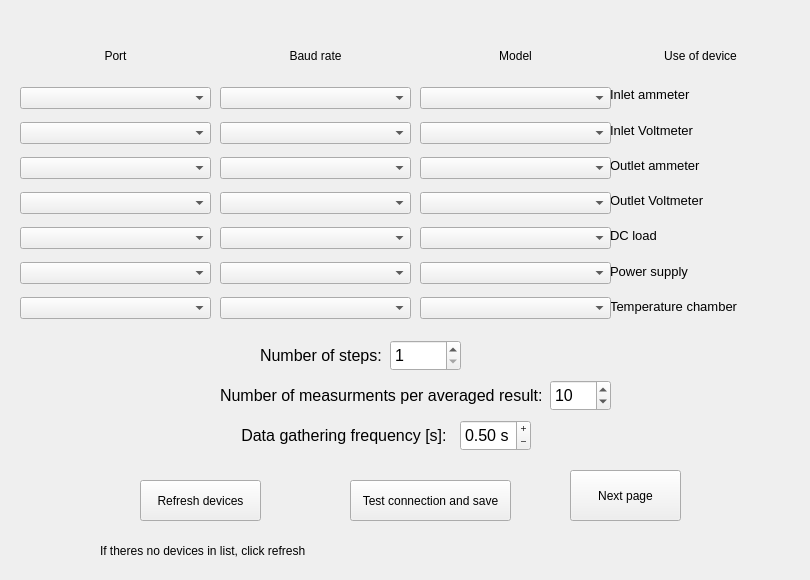
    <widget class="QWidget" name="device_select">
     <attribute name="title">
      <string>Device select</string>
     </attribute>
     <widget class="QWidget" name="dev_usage" native="true">
      <property name="geometry">
       <rect>
        <x>610</x>
        <y>80</y>
        <width>191</width>
        <height>241</height>
       </rect>
      </property>
      <layout class="QVBoxLayout" name="verticalLayout">
       <item>
        <widget class="QLabel" name="label">
         <property name="font">
          <font>
           <pointsize>10</pointsize>
          </font>
         </property>
         <property name="text">
          <string>Inlet ammeter</string>
         </property>
        </widget>
       </item>
       <item>
        <widget class="QLabel" name="label_2">
         <property name="font">
          <font>
           <pointsize>10</pointsize>
          </font>
         </property>
         <property name="text">
          <string>Inlet Voltmeter</string>
         </property>
        </widget>
       </item>
       <item>
        <widget class="QLabel" name="label_4">
         <property name="font">
          <font>
           <pointsize>10</pointsize>
          </font>
         </property>
         <property name="text">
          <string>Outlet ammeter</string>
         </property>
        </widget>
       </item>
       <item>
        <widget class="QLabel" name="label_3">
         <property name="font">
          <font>
           <pointsize>10</pointsize>
          </font>
         </property>
         <property name="text">
          <string>Outlet Voltmeter</string>
         </property>
        </widget>
       </item>
       <item>
        <widget class="QLabel" name="label_5">
         <property name="font">
          <font>
           <pointsize>10</pointsize>
          </font>
         </property>
         <property name="text">
          <string>DC load</string>
         </property>
        </widget>
       </item>
       <item>
        <widget class="QLabel" name="label_6">
         <property name="font">
          <font>
           <pointsize>10</pointsize>
          </font>
         </property>
         <property name="text">
          <string>Power supply</string>
         </property>
        </widget>
       </item>
       <item>
        <widget class="QLabel" name="label_7">
         <property name="font">
          <font>
           <pointsize>10</pointsize>
          </font>
         </property>
         <property name="text">
          <string>Temperature chamber</string>
         </property>
        </widget>
       </item>
      </layout>
     </widget>
     <widget class="QWidget" name="device_model" native="true">
      <property name="geometry">
       <rect>
        <x>420</x>
        <y>80</y>
        <width>191</width>
        <height>251</height>
       </rect>
      </property>
      <layout class="QVBoxLayout" name="verticalLayout_2">
       <item>
        <widget class="QComboBox" name="device_model1">
         <item>
          <property name="text">
           <string/>
          </property>
         </item>
        </widget>
       </item>
       <item>
        <widget class="QComboBox" name="device_model2">
         <item>
          <property name="text">
           <string/>
          </property>
         </item>
        </widget>
       </item>
       <item>
        <widget class="QComboBox" name="device_model3">
         <item>
          <property name="text">
           <string/>
          </property>
         </item>
        </widget>
       </item>
       <item>
        <widget class="QComboBox" name="device_model4">
         <item>
          <property name="text">
           <string/>
          </property>
         </item>
        </widget>
       </item>
       <item>
        <widget class="QComboBox" name="device_model5">
         <item>
          <property name="text">
           <string/>
          </property>
         </item>
        </widget>
       </item>
       <item>
        <widget class="QComboBox" name="device_model6">
         <item>
          <property name="text">
           <string/>
          </property>
         </item>
        </widget>
       </item>
       <item>
        <widget class="QComboBox" name="device_model7">
         <item>
          <property name="text">
           <string/>
          </property>
         </item>
        </widget>
       </item>
      </layout>
     </widget>
     <widget class="QPushButton" name="refresh_dev_btn">
      <property name="geometry">
       <rect>
        <x>140</x>
        <y>480</y>
        <width>121</width>
        <height>41</height>
       </rect>
      </property>
      <property name="text">
       <string>Refresh devices</string>
      </property>
     </widget>
     <widget class="QPushButton" name="config_dev">
      <property name="geometry">
       <rect>
        <x>570</x>
        <y>470</y>
        <width>111</width>
        <height>51</height>
       </rect>
      </property>
      <property name="text">
       <string>Next page</string>
      </property>
     </widget>
     <widget class="QLabel" name="dev_list_lbl">
      <property name="geometry">
       <rect>
        <x>430</x>
        <y>40</y>
        <width>171</width>
        <height>31</height>
       </rect>
      </property>
      <property name="text">
       <string>Model</string>
      </property>
      <property name="alignment">
       <set>Qt::AlignCenter</set>
      </property>
     </widget>
     <widget class="QLabel" name="dev_usage_btn">
      <property name="geometry">
       <rect>
        <x>610</x>
        <y>40</y>
        <width>181</width>
        <height>31</height>
       </rect>
      </property>
      <property name="text">
       <string>Use of device</string>
      </property>
      <property name="alignment">
       <set>Qt::AlignCenter</set>
      </property>
     </widget>
     <widget class="QLabel" name="refresh_dev_lbl">
      <property name="geometry">
       <rect>
        <x>100</x>
        <y>530</y>
        <width>231</width>
        <height>41</height>
       </rect>
      </property>
      <property name="text">
       <string>If theres no devices in list, click refresh</string>
      </property>
     </widget>
     <widget class="QLabel" name="steps_lbl">
      <property name="geometry">
       <rect>
        <x>260</x>
        <y>340</y>
        <width>131</width>
        <height>31</height>
       </rect>
      </property>
      <property name="font">
       <font>
        <pointsize>12</pointsize>
       </font>
      </property>
      <property name="text">
       <string>Number of steps:</string>
      </property>
     </widget>
     <widget class="QSpinBox" name="steps_spb">
      <property name="geometry">
       <rect>
        <x>390</x>
        <y>340</y>
        <width>71</width>
        <height>31</height>
       </rect>
      </property>
      <property name="font">
       <font>
        <pointsize>12</pointsize>
       </font>
      </property>
      <property name="minimum">
       <number>1</number>
      </property>
      <property name="maximum">
       <number>100</number>
      </property>
     </widget>
     <widget class="QLabel" name="timePS_lbl">
      <property name="geometry">
       <rect>
        <x>220</x>
        <y>380</y>
        <width>371</width>
        <height>31</height>
       </rect>
      </property>
      <property name="font">
       <font>
        <pointsize>12</pointsize>
       </font>
      </property>
      <property name="text">
       <string>Number of measurments per averaged result:</string>
      </property>
     </widget>
     <widget class="QSpinBox" name="avg_res_no_spb">
      <property name="geometry">
       <rect>
        <x>550</x>
        <y>380</y>
        <width>61</width>
        <height>31</height>
       </rect>
      </property>
      <property name="font">
       <font>
        <pointsize>12</pointsize>
       </font>
      </property>
      <property name="minimum">
       <number>1</number>
      </property>
      <property name="maximum">
       <number>2137</number>
      </property>
      <property name="value">
       <number>10</number>
      </property>
     </widget>
     <widget class="QDoubleSpinBox" name="freq_spb">
      <property name="geometry">
       <rect>
        <x>460</x>
        <y>420</y>
        <width>71</width>
        <height>31</height>
       </rect>
      </property>
      <property name="font">
       <font>
        <pointsize>12</pointsize>
       </font>
      </property>
      <property name="wrapping">
       <bool>false</bool>
      </property>
      <property name="frame">
       <bool>true</bool>
      </property>
      <property name="buttonSymbols">
       <enum>QAbstractSpinBox::PlusMinus</enum>
      </property>
      <property name="suffix">
       <string> s</string>
      </property>
      <property name="minimum">
       <double>0.250000000000000</double>
      </property>
      <property name="maximum">
       <double>50.000000000000000</double>
      </property>
      <property name="singleStep">
       <double>0.250000000000000</double>
      </property>
      <property name="value">
       <double>0.500000000000000</double>
      </property>
     </widget>
     <widget class="QLabel" name="freq_lbl">
      <property name="geometry">
       <rect>
        <x>230</x>
        <y>420</y>
        <width>221</width>
        <height>31</height>
       </rect>
      </property>
      <property name="font">
       <font>
        <pointsize>12</pointsize>
       </font>
      </property>
      <property name="text">
       <string>Data gathering frequency [s]: </string>
      </property>
      <property name="alignment">
       <set>Qt::AlignRight|Qt::AlignTrailing|Qt::AlignVCenter</set>
      </property>
     </widget>
     <widget class="QLabel" name="dev_list_lbl_2">
      <property name="geometry">
       <rect>
        <x>230</x>
        <y>40</y>
        <width>171</width>
        <height>31</height>
       </rect>
      </property>
      <property name="text">
       <string>Baud rate</string>
      </property>
      <property name="alignment">
       <set>Qt::AlignCenter</set>
      </property>
     </widget>
     <widget class="QLabel" name="dev_list_lbl_3">
      <property name="geometry">
       <rect>
        <x>30</x>
        <y>40</y>
        <width>171</width>
        <height>31</height>
       </rect>
      </property>
      <property name="text">
       <string>Port</string>
      </property>
      <property name="alignment">
       <set>Qt::AlignCenter</set>
      </property>
     </widget>
     <widget class="QWidget" name="baud_rate_combo" native="true">
      <property name="geometry">
       <rect>
        <x>220</x>
        <y>80</y>
        <width>191</width>
        <height>251</height>
       </rect>
      </property>
      <property name="toolTip">
       <string/>
      </property>
      <property name="toolTipDuration">
       <number>-1</number>
      </property>
      <layout class="QVBoxLayout" name="verticalLayout_3">
       <item>
        <widget class="QComboBox" name="baud_rate_1">
         <property name="editable">
          <bool>false</bool>
         </property>
         <property name="currentIndex">
          <number>0</number>
         </property>
         <item>
          <property name="text">
           <string/>
          </property>
         </item>
        </widget>
       </item>
       <item>
        <widget class="QComboBox" name="baud_rate_2">
         <property name="editable">
          <bool>false</bool>
         </property>
         <item>
          <property name="text">
           <string/>
          </property>
         </item>
        </widget>
       </item>
       <item>
        <widget class="QComboBox" name="baud_rate_3">
         <property name="editable">
          <bool>false</bool>
         </property>
         <property name="currentIndex">
          <number>0</number>
         </property>
         <item>
          <property name="text">
           <string/>
          </property>
         </item>
        </widget>
       </item>
       <item>
        <widget class="QComboBox" name="baud_rate_4">
         <property name="editable">
          <bool>false</bool>
         </property>
         <item>
          <property name="text">
           <string/>
          </property>
         </item>
        </widget>
       </item>
       <item>
        <widget class="QComboBox" name="baud_rate_5">
         <property name="editable">
          <bool>false</bool>
         </property>
         <item>
          <property name="text">
           <string/>
          </property>
         </item>
        </widget>
       </item>
       <item>
        <widget class="QComboBox" name="baud_rate_6">
         <property name="editable">
          <bool>false</bool>
         </property>
         <item>
          <property name="text">
           <string/>
          </property>
         </item>
        </widget>
       </item>
       <item>
        <widget class="QComboBox" name="baud_rate_7">
         <property name="editable">
          <bool>false</bool>
         </property>
         <item>
          <property name="text">
           <string/>
          </property>
         </item>
        </widget>
       </item>
      </layout>
     </widget>
     <widget class="QWidget" name="device_port" native="true">
      <property name="geometry">
       <rect>
        <x>20</x>
        <y>80</y>
        <width>191</width>
        <height>251</height>
       </rect>
      </property>
      <layout class="QVBoxLayout" name="verticalLayout_4">
       <item>
        <widget class="QComboBox" name="device_port_1">
         <item>
          <property name="text">
           <string/>
          </property>
         </item>
        </widget>
       </item>
       <item>
        <widget class="QComboBox" name="device_port_2">
         <item>
          <property name="text">
           <string/>
          </property>
         </item>
        </widget>
       </item>
       <item>
        <widget class="QComboBox" name="device_port_3">
         <item>
          <property name="text">
           <string/>
          </property>
         </item>
        </widget>
       </item>
       <item>
        <widget class="QComboBox" name="device_port_4">
         <item>
          <property name="text">
           <string/>
          </property>
         </item>
        </widget>
       </item>
       <item>
        <widget class="QComboBox" name="device_port_5">
         <item>
          <property name="text">
           <string/>
          </property>
         </item>
        </widget>
       </item>
       <item>
        <widget class="QComboBox" name="device_port_6">
         <item>
          <property name="text">
           <string/>
          </property>
         </item>
        </widget>
       </item>
       <item>
        <widget class="QComboBox" name="device_port_7">
         <item>
          <property name="text">
           <string/>
          </property>
         </item>
        </widget>
       </item>
      </layout>
     </widget>
     <widget class="QPushButton" name="test_connection">
      <property name="geometry">
       <rect>
        <x>350</x>
        <y>480</y>
        <width>161</width>
        <height>41</height>
       </rect>
      </property>
      <property name="text">
       <string>Test connection and save</string>
      </property>
     </widget>
    </widget>
